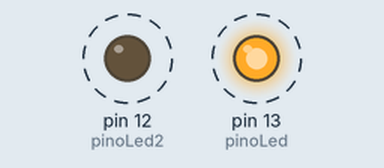
A sketch run on a simulated Arduino Uno, built with avr-gcc and run on an emulated ATmega328P. Shown: output pins drawn as LEDs (lit = HIGH). Dashed ring = blinking.

Above: at 0.5 s.
Timing chart, 0 to 4.6 s (numbered marks = the images above):
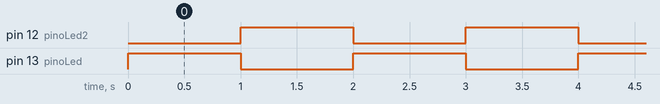

The sketch:

projeto2_leds.ino
```cpp
int pinoLed = 13;
int pinoLed2 = 12;

void setup() {
  pinMode(pinoLed, OUTPUT);
  pinMode(pinoLed2, OUTPUT);

}

void loop() {
  digitalWrite(pinoLed, HIGH);
  digitalWrite(pinoLed2, LOW);
  delay(1000);
  digitalWrite(pinoLed, LOW);
  digitalWrite(pinoLed2, HIGH);
  delay(1000);

}
```

Measured:
- by itself, pin 12 (pinoLed2), pin 13 (pinoLed): alternates HIGH for 1.0 s and LOW for 1.0 s
